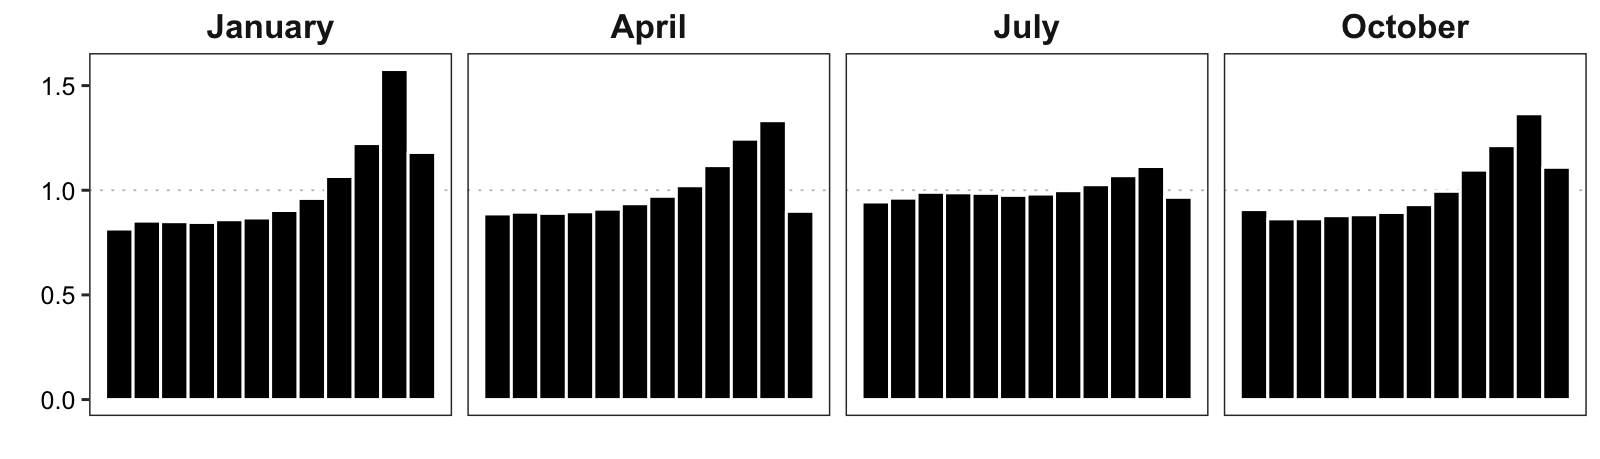

Write the R code that produced this figure.

## Create standard PIT histograms from downscaled field data

library(lubridate)
library(dplyr)
library(reshape2)
library(ggplot2)

## import fields_dat dim(lat x lon x time x mem)
load('../data/gsdm/gsdm_downscaled_fields.RData')

m <- c(1, 4, 7, 10) # Jan, Apr, Jul, Oct
dates <- seq.Date(as.Date('2002-01-02'), as.Date('2015-12-30'), by='day')
dates <- dates[(month(dates) %in% m)]


## iterate over time, compute pointwise ranks across members
ranks_arr <- apply(field_dat, c(3,1,2), 
                   function(point){
                     if(length(unique(point)) == 1) { 
                       ## ignore exact ties in rank
                       return(NA)
                     }
                     return(rank(point, ties.method = "random")[1])
                   })


## tidy data
ranks_df <- data.frame(t(matrix(ranks_arr, dim(ranks_arr)[1], prod(dim(ranks_arr)[2:3]))))
colnames(ranks_df) <- dates

## map ranks into (0,1)
ranks_df <- melt(ranks_df, variable.name='date', value.name='rank')
ranks_df <- ranks_df %>% drop_na() %>% mutate(rank = (rank-0.5)/12)


## create labels for facets
month_labs <- c(
  '1' = "January",
  '4' = "April",
  '7' = "July",
  '10' = "October"
)

## stratify days by month and build histograms
png("pit_downscaled.png", units="in", height=2.3, width=8, res=200, pointsize=10)

ranks_df %>% 
  mutate(month = month(date)) %>%
  ggplot(aes(x=rank)) +
  geom_histogram(aes(y=..density..), bins=12, fill="black", color="white") +
  facet_wrap(~month, ncol=4, labeller=as_labeller(month_labs)) +
  labs(y="", x="") +
  theme_bw() +
  theme(legend.title = element_blank(),
        strip.background = element_blank(),
        text = element_text(color="black"),
        strip.text= element_text(size=12, face="bold"),
        axis.text = element_text(size=9),
        axis.text.x = element_blank(),
        axis.ticks.x = element_blank(),
        panel.grid.minor = element_blank(),
        panel.grid.major.x = element_blank(),
        panel.grid.major = element_line(linetype="dashed", size=0.2),
        aspect.ratio = 1/1,
        plot.margin = unit(c(0,0,0,0), "cm"))

dev.off()

